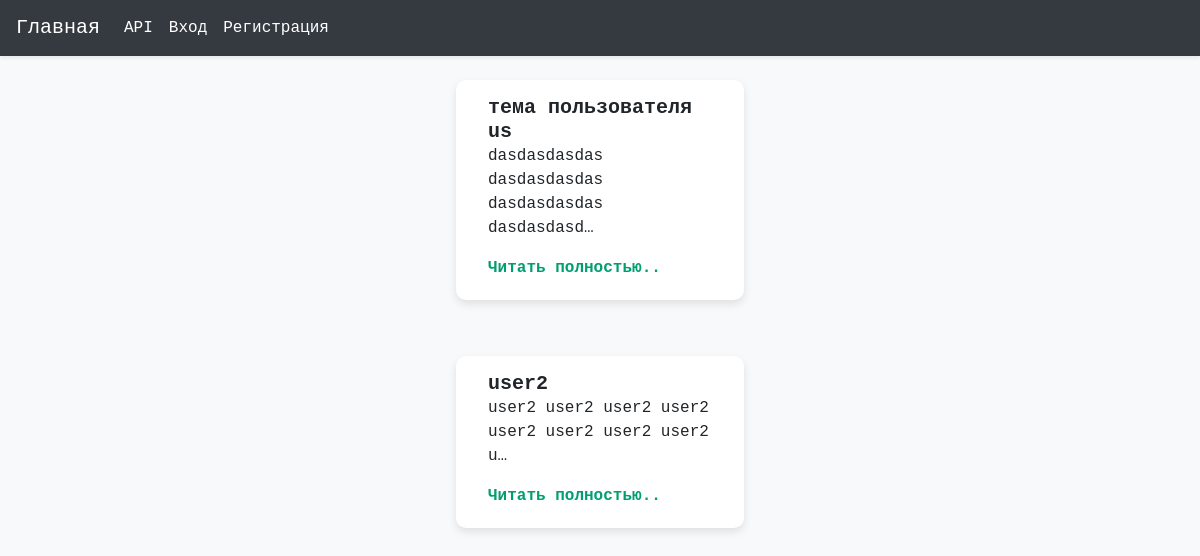
Before: /home/ with the older database file.
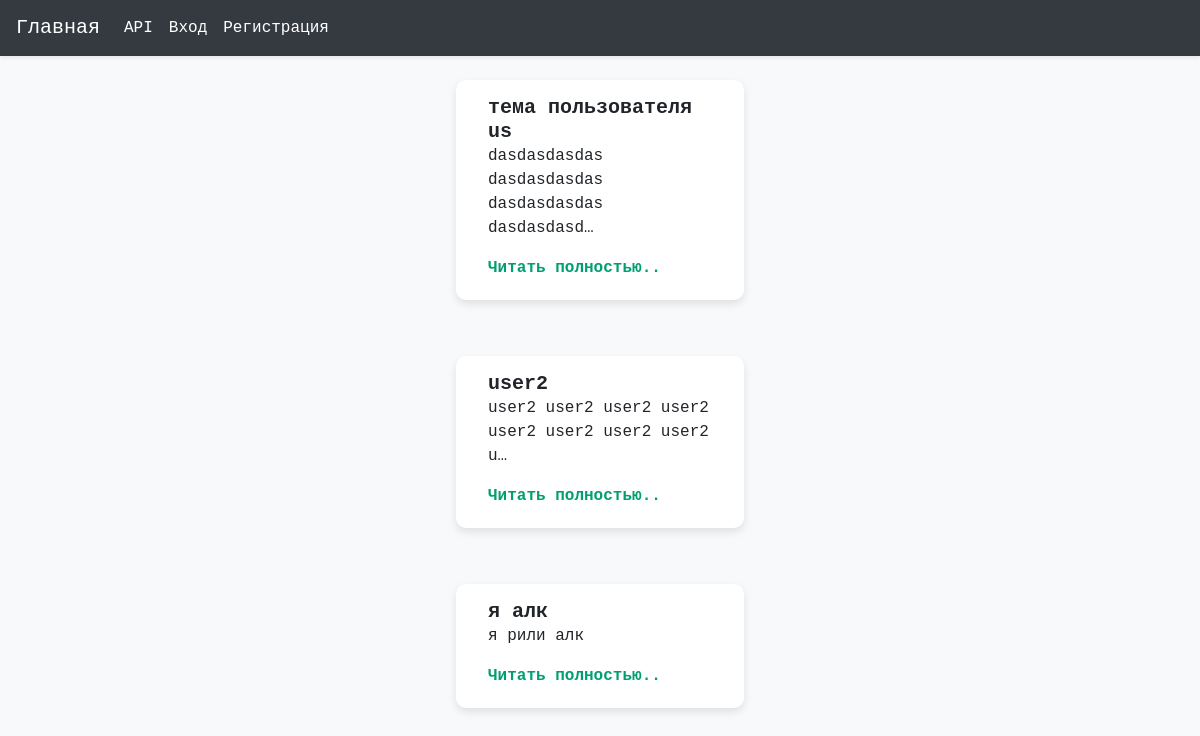
After: the same page with the newer database file.
### Content/models.py (models this page shows, shortened)
class Posts(models.Model):
    user = models.ForeignKey(User, on_delete=models.CASCADE)
    theme = models.CharField(max_length=20)
    text = models.TextField()
    user = models.ForeignKey(User, on_delete=models.CASCADE, null=True, blank=True)

### Content/views.py (the view)
# urls.py: path('home/', content_views.main_page, name='home'),
def main_page(request):
    posts = Posts.objects.all()
    return render(request, 'Content/main_page.html', {'posts': posts})

### templates/Content/main_page.html (shortened to what this page needs)
{% extends "base.html" %}
{% load static %}
{% block content %}
    <link rel="stylesheet" href="{% static 'css/styles.css' %}">
    {% if posts %}
        <div class="container mt-4">
            {% for post in posts %}
                <div class="row justify-content-center mb-3">
                    <div class="card" style="width: 18rem;">
                        <div class="card-body">
                            <h5 class="card-subtitle">{{ post.theme }}</h5>
                            <p class="card-text">{{ post.text|truncatechars:50 }}</p>
                            <strong><a href="{% url 'content:post_detail' username=post.user.username pk=post.pk %}" class="card-link">Читать полностью..</a></strong>
                        </div>
                    </div>
                </div>
            {% endfor %}
        </div>
    {% else %}
        <h1><strong>Нет постов</strong></h1>
    {% endif %}
{% endblock %}

### templates/base.html (shortened to what this page needs)
<!DOCTYPE html>
{% load static %}
<html lang="en">
<head>
    <link href="https://cdn.jsdelivr.net/npm/bootstrap@5.3.2/dist/css/bootstrap.min.css" rel="stylesheet">
    <link href="https://cdnjs.cloudflare.com/ajax/libs/font-awesome/6.0.0-beta3/css/all.min.css" rel="stylesheet">
    <link rel="stylesheet" href="{% static 'CSS/styles.css' %}">
</head>
<body>
    <nav id="navbar-example2" class="navbar navbar-expand-lg navbar-light bg-light px-3 mb-3 shadow-sm">
        <a class="navbar-brand" href="{% url 'content:home' %}">Главная</a>
        <div class="collapse navbar-collapse" id="navbarNav">
            <ul class="navbar-nav ml-auto">
                {% if user.is_authenticated %}
                    <li class="nav-item">
                        <a class="nav-link" href="{% url 'content:create_post' user.username %}">Создать +</a>
                    </li>
                    <li class="nav-item">
                        <a class="nav-link" href="/auth/logout/">Выход</a>
                    </li>
                    <li class="nav-item">
                        <a class="nav-link" href="{% url 'people:profile' request.user %}">{{ request.user }}</a>
                    </li>
                {% else %}
                    <li class="nav-item">
                        <a class="nav-link" href="/api/">API</a>
                    </li>
                    <li class="nav-item">
                        <a class="nav-link" href="/auth/login/">Вход</a>
                    </li>
                    <li class="nav-item">
                        <a class="nav-link" href="/auth/signup/">Регистрация</a>
                    </li>
                {% endif %}
            </ul>
        </div>
    </nav>
    {% block content %}
    {% endblock %}
</body>
</html>

### static/CSS/styles.css (style rules this page uses)
body { background: #f8f9fa; font-family: 'consolas', monospace; }
.navbar { background: #343a40 !important; }
.navbar-brand, .nav-link { color: #ffffff !important; }
.card { width: 100%; max-width: 600px; margin-bottom: 40px; border: none; border-radius: 10px; box-shadow: 0 4px 8px rgba(0,0,0,0.1); }
.card-body { padding: 20px; }
.card-subtitle { font-size: 1.25rem; font-weight: bold; }
a { color: #009f70; text-decoration: none; }

Changed rows visible on the page:
added Posts: theme "я алк", text "я рили алк"
